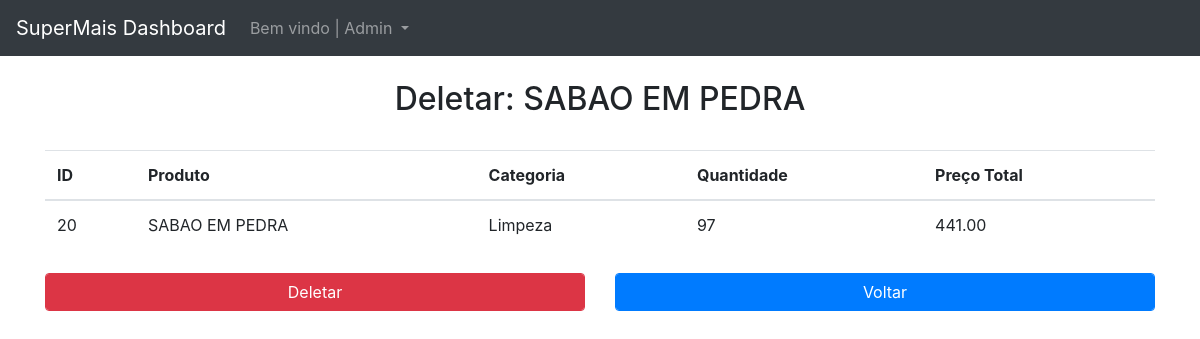
Page /dashboard/produtos/deletar/20 on the committed database.
### dashboard/models.py (models this page shows, shortened)
class Produto(models.Model):
    categoria = models.ForeignKey(Categoria, on_delete=models.CASCADE, verbose_name='Categoria')
    nome = models.CharField(max_length=150, unique=True, blank=False, null=False, verbose_name='Produto')
    quantidade = models.IntegerField(blank=False, null=False, verbose_name='Quantidade')
    valor_pago = models.DecimalField(max_digits=6, decimal_places=2, blank=False, null=False,verbose_name='Valor Pago')
    preco_medio = models.DecimalField(default=0.00, max_digits=5, decimal_places=2, blank=False, null=False,verbose_name='Preço de Venda',editable=False)
    data_criada = models.DateTimeField(auto_now_add=True, verbose_name='Criado')
    data_modificacao = models.DateTimeField(auto_now=True,verbose_name='Modificado')
    status = models.BooleanField(default=True, auto_created=True)

class Categoria(models.Model):
    nome = models.CharField(max_length=50, blank=True, null=True, unique=True, verbose_name='Categoria')
    def __str__(self):
        return self.nome

### dashboard/views.py (the view)
# urls.py: path('produtos/deletar/<int:id>', dash_produto_del, name='dash_produto_del'),
def dash_produto_del(request,id):
    if request.method == 'POST':
        get_instacia(request,id)['produto'].delete()
        return redirect('dash_produtos')
    else:
        return render(request,'dashboard/produtos/dash_produto_conf_del.html',get_instacia(request,id))

### dashboard/views.py (called while the page is built)
def get_instacia(request,id):
    contexto = {}
    produto = get_object_or_404(Produto, id=id)
    form = ProdutoForm(request.POST or None, instance=produto)
    contexto['form'] = form
    contexto['produto'] = produto
    return contexto

### dashboard/templates/dashboard/produtos/dash_produto_conf_del.html (shortened to what this page needs)
{% extends 'base.html' %}
{% block navbar %}
{% include 'parciais/_dash_header.html' %}
{% endblock %}
{% block main %}
<div class="container">
    <div class="row justify-content-md-center mt-4">
        <h2>Deletar: {{produto.nome}}</h2>
    </div>
    <div class=" justify-content-md-center mt-4">
        <table class="table table-hover mt-4">
            <thead>
                <tr>
                    <th>ID</th>
                    <th>Produto</th>
                    <th>Categoria</th>
                    <th>Quantidade</th>
                    <th>Preço Total</th>
                </tr>
            </thead>
            <tbody>
                <tr>
                    <td scope="row">{{produto.id}}</td>
                    <td scope="col">{{produto.nome}}</td>
                    <td scope="col">{{produto.categoria}}</td>
                    <td scope="col">{{produto.quantidade}}</td>
                    <td scope="col">{{produto.valor_pago}}</td>
                </tr>
            </tbody>
        </table>
    </div>
    <form action="{% url 'dash_produto_del' produto.id %}" method="POST" class="mt-4">
        <div class="row">
            <div class="col">
                <button type="submit" class="form-control btn btn-danger">Deletar</button>
            </div>
            <div class="col">
                <a href="{% url 'dash_produtos' %}" class="form-control btn btn-primary">Voltar</a>
            </div>
        </div>
    </form>
</div>
{% endblock %}

### rows in the picture
Produto: nome "SABAO EM PEDRA", id "20", categoria "Limpeza", quantidade "97", valor_pago "441.00"
